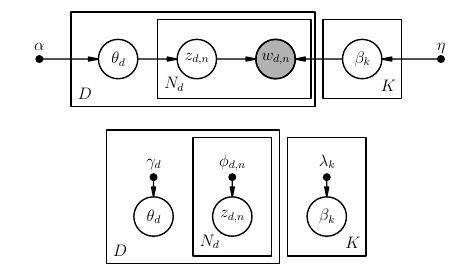

Source code (Python):
#!/usr/bin/env python
# -*- coding: utf-8 -*-

from __future__ import (division, print_function, absolute_import,
                        unicode_literals)
from matplotlib import rc
rc("font", family="serif", size=12)
rc("text", usetex=True)
import daft

pgm = daft.PGM([6, 3.5], origin=[0.5, -1.75])

pgm.add_plate(daft.Plate([1.4, 0.4, 3.1, 1.2], r"$D$"))
pgm.add_plate(daft.Plate([2.5, 0.5, 1.95, 1], r"$N_d$"))
pgm.add_plate(daft.Plate([4.6, 0.5, 1, 1], r"$K$", position="bottom right"))

pgm.add_node(daft.Node("alpha", r"$\alpha$", 1, 1, fixed=True))
pgm.add_node(daft.Node("theta", r"$\theta_d$", 2, 1))
pgm.add_node(daft.Node("z", r"$z_{d,n}$", 3, 1))
pgm.add_node(daft.Node("w", r"$w_{d,n}$", 4, 1, observed=True))

pgm.add_node(daft.Node("beta", r"$\beta_{k}$", 5.1, 1))
pgm.add_node(daft.Node("eta", r"$\eta$", 6.1, 1, fixed=True))

pgm.add_edge("alpha", "theta")
pgm.add_edge("theta", "z")
pgm.add_edge("z", "w")

pgm.add_edge("eta", "beta")
pgm.add_edge("beta", "w")

x = 0.45
y = 0.5
pgm.add_plate(daft.Plate([1.4+x, -2.1+y, 2.2, 1.7], r"$D$"))
pgm.add_plate(daft.Plate([2.5+x, -2+y, 1, 1.5], r"$N_d$"))
pgm.add_plate(daft.Plate([3.7+x, -2+y, 1, 1.5], r"$K$",
                         position="bottom right"))

pgm.add_node(daft.Node("gamma", r"$\gamma_d$", 2+x, -1+y, fixed=True))
pgm.add_node(daft.Node("theta2", r"$\theta_d$", 2+x, -1.5+y))
pgm.add_edge("gamma", "theta2")

pgm.add_node(daft.Node("phi", r"$\phi_{d,n}$", 3+x, -1+y, fixed=True))
pgm.add_node(daft.Node("z2", r"$z_{d,n}$", 3+x, -1.5+y))
pgm.add_edge("phi", "z2")

pgm.add_node(daft.Node("lambda", r"$\lambda_{k}$", 4.2+x, -1+y, fixed=True))
pgm.add_node(daft.Node("beta2", r"$\beta_{k}$", 4.2+x, -1.5+y))
pgm.add_edge("lambda", "beta2")

pgm.render()
pgm.figure.savefig("lda.pdf")
